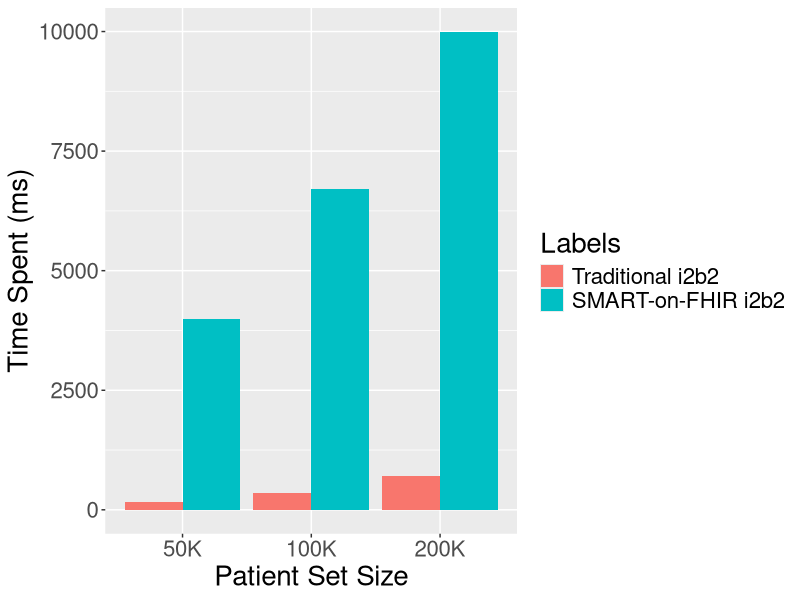
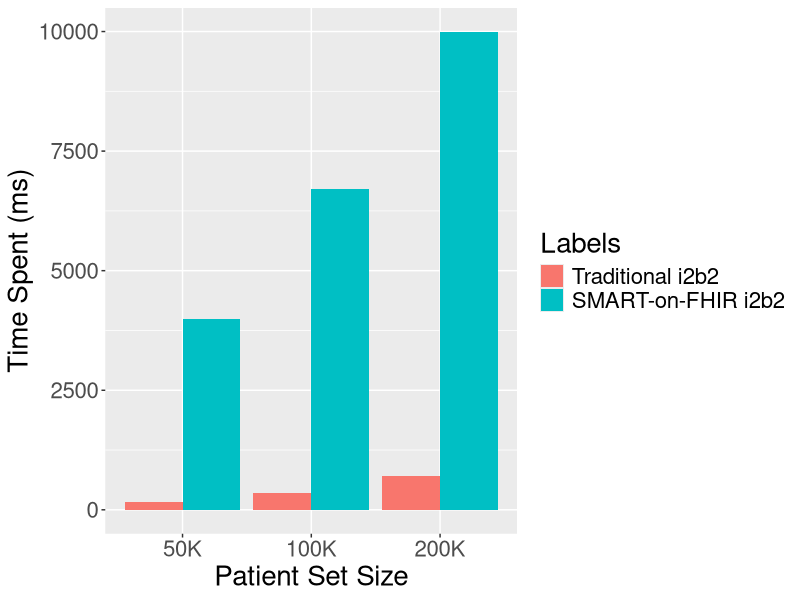

The R source for these figures, in order:
library(ggplot2)
df2 <- data.frame(Labels=rep(c("Traditional i2b2", "SMART-on-FHIR i2b2"), each=3),
                Patient_Set_Size=rep(c(
				       #"4K"
				        "50K"
				       ,"100K"
				       , "200K"), 2),
                Time_Spent_Seconds=c(  
#26
				      162
				     , 351
				     , 700
				     #, 3241
#,900
				     , 4000
				     , 6700
				     , 10000
				     #, 52000
				     ))
print(df2)
df2$Patient_Set_Size <- factor(df2$Patient_Set_Size, levels=c(
							      #"4K"
							       "50K","100K","200K"))
df2$Labels <- factor(df2$Labels, levels=c("Traditional i2b2", "SMART-on-FHIR i2b2" ))
ggplot(data=df2, aes(x=Patient_Set_Size, y=Time_Spent_Seconds, fill=Labels)) + geom_bar(stat="identity", position=position_dodge()) +
  xlab("Patient Set Size") + ylab("Time Spent (ms)") + theme(text = element_text(size=20))
ggsave("graph2.pdf")
